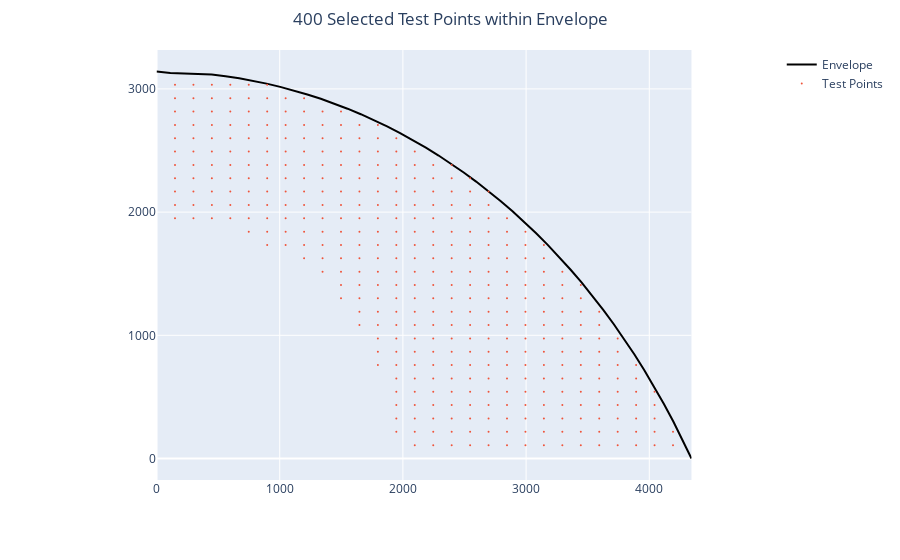

The code cell stored with this chart in its notebook:
### Markdown cell above
## Small Sample (400 pts)

### Code cell
small_sample = get_sample_points(envelope_df, min_distance=1950, lin_density=30)
plot_sample_points(envelope_df, pd.DataFrame(small_sample))

### Figure 1 — Plotly figure (JSON) as saved in the notebook; plotly's stock layout.template omitted (floating-point values rounded to 4 significant figures; data arrays with more than 128 entries replaced by an {"elided": "..."} marker saying what was removed)
{"data": [{"line": {"color": "black"}, "mode": "lines", "name": "Envelope", "type": "scatter", "x": [4342.0, 4270.0, 4195.0, 4119.0, 4041.0, 3961.0, 3880.0, 3797.0, 3712.0, 3626.0, 3539.0, 3450.0, 3360.0, 3268.0, 3176.0, 3082.0, 2986.0, 2890.0, 2792.0, 2694.0, 2594.0, 2494.0, 2392.0, 2290.0, 2186.0, 2082.0, 1977.0, 1872.0, 1765.0, 1658.0, 1551.0, 1442.0, 1333.0, 1224.0, 1114.0, 1004.0, 893.5, 782.6, 671.3, 559.8, 448.1, 335.6, 223.6, 111.7, 1.924e-13], "y": [0.0, 152.5, 300.0, 442.8, 581.0, 714.6, 844.0, 969.1, 1090.0, 1207.0, 1320.0, 1429.0, 1534.0, 1636.0, 1734.0, 1828.0, 1919.0, 2007.0, 2090.0, 2171.0, 2248.0, 2322.0, 2392.0, 2459.0, 2523.0, 2584.0, 2641.0, 2696.0, 2747.0, 2795.0, 2840.0, 2881.0, 2920.0, 2955.0, 2988.0, 3017.0, 3043.0, 3066.0, 3086.0, 3103.0, 3117.0, 3122.0, 3126.0, 3129.0, 3141.0]}, {"marker": {"size": 2}, "mode": "markers", "name": "Test Points", "type": "scatter", "x": {"elided": "400 float values"}, "y": {"elided": "400 float values"}}], "layout": {"margin": {"t": 50}, "title": {"text": "400 Selected Test Points within Envelope", "x": 0.5}, "xaxis": {"constrain": "domain", "range": [0, 4342.0]}, "yaxis": {"dtick": 1000, "scaleanchor": "x", "scaleratio": 1}}}
